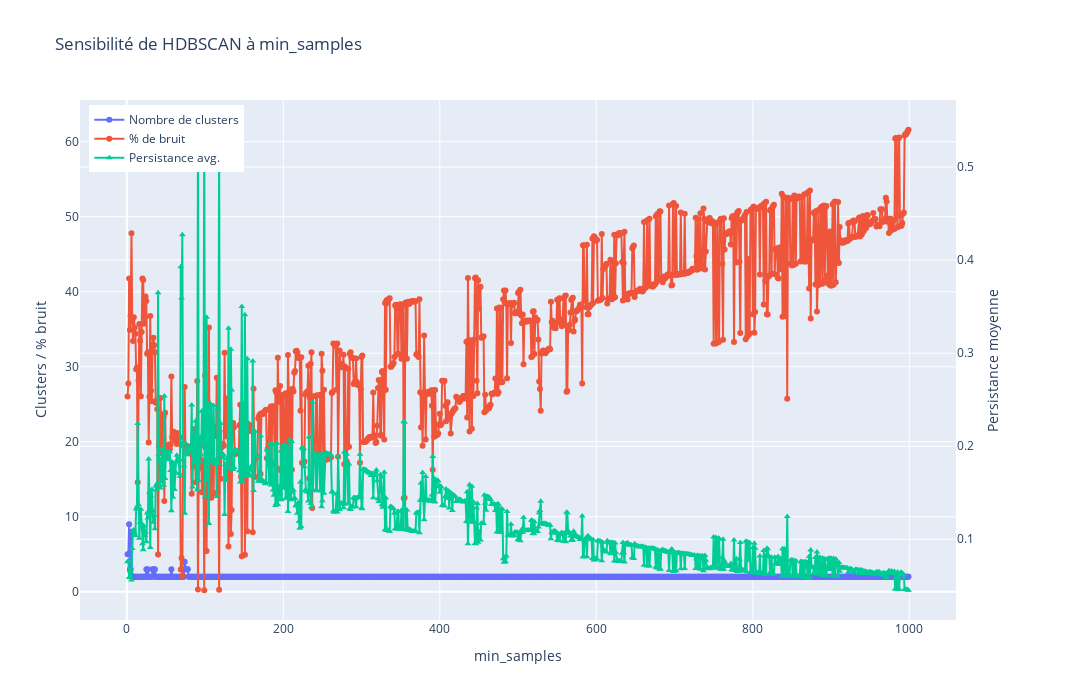

Notebook cell for this chart:
### Code cell
# (1) Calcul des résultats
min_samples_range = list(range(1, 1000))
results = []
for ms in min_samples_range:
    clusterer = hdbscan.HDBSCAN(
        min_cluster_size=100,
        min_samples=ms,
        metric='euclidean',
        prediction_data=True
    )
    labels = clusterer.fit_predict(X)
    n_clusters = len(set(labels) - {-1})
    noise_pct = np.mean(labels == -1) * 100
    avg_persistence = (np.median(clusterer.cluster_persistence_)
                       if clusterer.cluster_persistence_.size > 0 else 0)
    results.append({
        'min_samples': ms,
        'n_clusters': n_clusters,
        'noise_pct': noise_pct,
        'avg_persistence': avg_persistence
    })
df = pd.DataFrame(results)

# (2) Création de la figure interactive
fig = make_subplots(specs=[[{"secondary_y": True}]])

# Trace 1 : nombre de clusters
fig.add_trace(
    go.Scatter(
        x=df['min_samples'],
        y=df['n_clusters'],
        mode='lines+markers',
        name='Nombre de clusters'
    ),
    secondary_y=False
)

# Trace 2 : pourcentage de bruit
fig.add_trace(
    go.Scatter(
        x=df['min_samples'],
        y=df['noise_pct'],
        mode='lines+markers',
        name='% de bruit'
    ),
    secondary_y=False
)

# Trace 3 : persistance moyenne
fig.add_trace(
    go.Scatter(
        x=df['min_samples'],
        y=df['avg_persistence'],
        mode='lines+markers',
        name='Persistance avg.',
        marker_symbol='triangle-up'
    ),
    secondary_y=True
)

# (3) Mise en forme des axes et du layout
fig.update_layout(
    title='Sensibilité de HDBSCAN à min_samples',
    xaxis_title='min_samples',
    legend=dict(x=0.01, y=0.99),
    width=1400, height=700
)
fig.update_yaxes(title_text='Clusters / % bruit', secondary_y=False)
fig.update_yaxes(title_text='Persistance moyenne', secondary_y=True)

# (4) Affichage
fig.show()

### Figure 1 — Plotly figure (JSON) as saved in the notebook; plotly's stock layout.template omitted (floating-point values rounded to 4 significant figures; data arrays with more than 128 entries replaced by an {"elided": "..."} marker saying what was removed)
{"data": [{"mode": "lines+markers", "name": "Nombre de clusters", "type": "scatter", "x": {"elided": "999 int values"}, "xaxis": "x", "y": {"elided": "999 int values"}, "yaxis": "y"}, {"mode": "lines+markers", "name": "% de bruit", "type": "scatter", "x": {"elided": "999 int values"}, "xaxis": "x", "y": {"elided": "999 float values"}, "yaxis": "y"}, {"marker": {"symbol": "triangle-up"}, "mode": "lines+markers", "name": "Persistance avg.", "type": "scatter", "x": {"elided": "999 int values"}, "xaxis": "x", "y": {"elided": "999 float values"}, "yaxis": "y2"}], "layout": {"height": 700, "legend": {"x": 0.01, "y": 0.99}, "title": {"text": "Sensibilité de HDBSCAN à min_samples"}, "width": 1400, "xaxis": {"anchor": "y", "domain": [0, 0.94], "title": {"text": "min_samples"}}, "yaxis": {"anchor": "x", "domain": [0, 1], "title": {"text": "Clusters / % bruit"}}, "yaxis2": {"anchor": "x", "overlaying": "y", "side": "right", "title": {"text": "Persistance moyenne"}}}}
